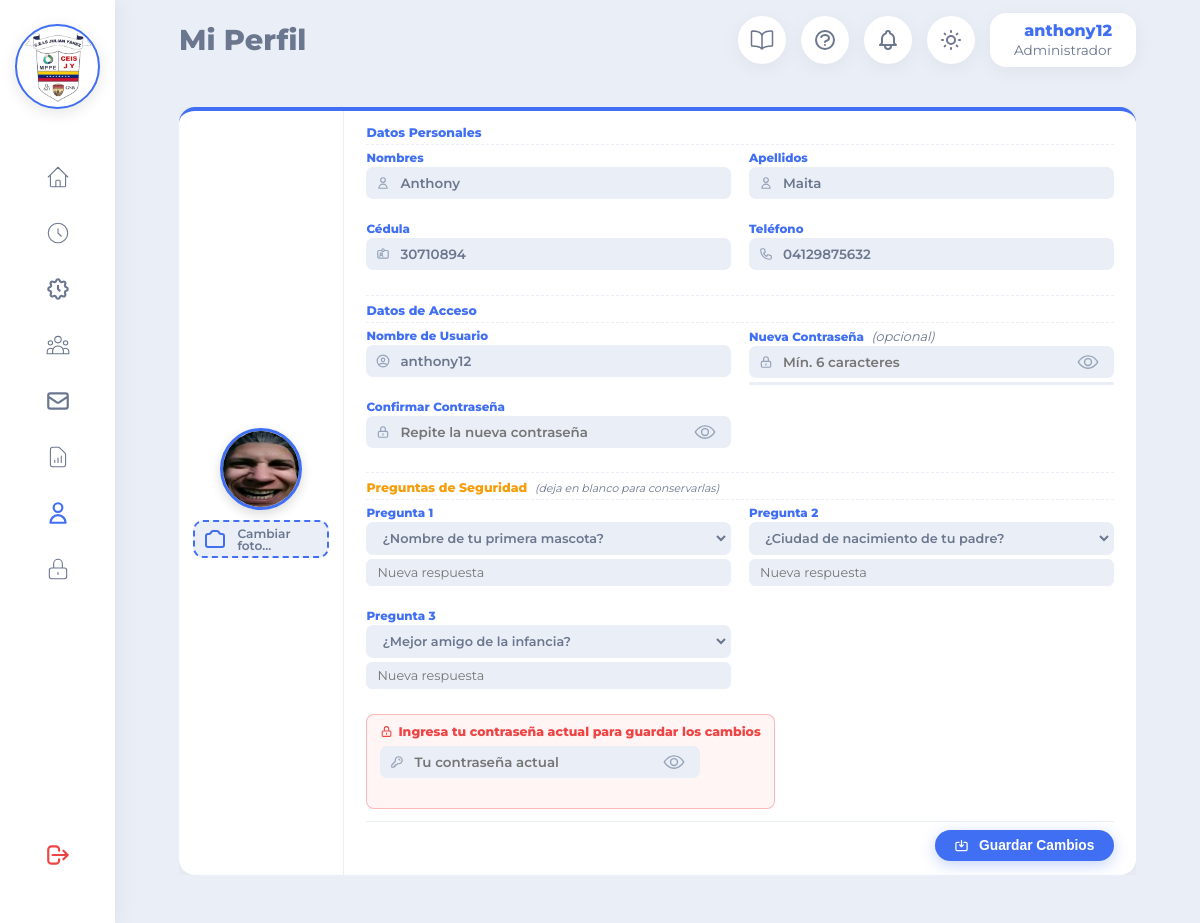
The page /vistas/perfil.php (signed in) on the database its author committed.
### tables this page shows
CREATE TABLE `personal` (
  `id_personal` int(11) NOT NULL AUTO_INCREMENT,
  `cedula` varchar(15) NOT NULL,
  `nombres` varchar(100) NOT NULL,
  `apellidos` varchar(100) NOT NULL,
  `foto_perfil` varchar(255) NOT NULL DEFAULT 'default.png',
  `telefono` varchar(20) NOT NULL,
  `id_cargo` int(11) NOT NULL,
  `id_usuario` int(11) NOT NULL,
  `hora_entrada_personalizada` time DEFAULT NULL,
  `hora_salida_personalizada` time DEFAULT NULL,
  `fecha_ingreso` date DEFAULT curdate(),
  PRIMARY KEY (`id_personal`),
  UNIQUE KEY `cedula_unica` (`cedula`),
  KEY `fk_personal_cargo` (`id_cargo`),
  KEY `fk_personal_usuario` (`id_usuario`),
  CONSTRAINT `fk_personal_cargo` FOREIGN KEY (`id_cargo`) REFERENCES `cargos` (`id_cargo`) ON UPDATE CASCADE,
  CONSTRAINT `fk_personal_usuario` FOREIGN KEY (`id_usuario`) REFERENCES `usuarios` (`id_usuario`) ON DELETE CASCADE ON UPDATE CASCADE
);

CREATE TABLE `usuarios` (
  `id_usuario` int(11) NOT NULL AUTO_INCREMENT,
  `nombre_usuario` varchar(50) NOT NULL,
  `password` varchar(255) NOT NULL,
  `id_rol` int(11) NOT NULL,
  `estado` enum('Activo','Inactivo') DEFAULT 'Activo',
  `pregunta_1` int(11) NOT NULL,
  `respuesta_1` varchar(255) NOT NULL,
  `pregunta_2` int(11) NOT NULL,
  `respuesta_2` varchar(255) NOT NULL,
  `pregunta_3` int(11) NOT NULL,
  `respuesta_3` varchar(255) NOT NULL,
  PRIMARY KEY (`id_usuario`),
  UNIQUE KEY `usuario_unico` (`nombre_usuario`),
  KEY `fk_usuario_rol` (`id_rol`),
  CONSTRAINT `fk_usuario_rol` FOREIGN KEY (`id_rol`) REFERENCES `roles` (`id_rol`) ON UPDATE CASCADE
);

### vistas/perfil.php (the view, shortened to what this page needs)
<?php
require_once '../configuracion/conexion.php';
$id_usuario = $_SESSION['id_usuario'];
$preguntas_seguridad = [
    1 => "¿Nombre de tu primera mascota?",
    2 => "¿Ciudad de nacimiento de tu padre?",
    3 => "¿Mejor amigo de la infancia?",
    4 => "¿Plato de comida favorito?",
    5 => "¿Marca de tu primer vehículo?",
    6 => "¿Nombre de tu escuela primaria?",
    7 => "¿Personaje histórico favorito?",
    8 => "¿Apellido de soltera de tu madre?"
];
try {
    $sql = "SELECT u.nombre_usuario, u.pregunta_1, u.pregunta_2, u.pregunta_3,
                   p.cedula, p.telefono, p.foto_perfil, p.nombres, p.apellidos
            FROM usuarios u
            INNER JOIN personal p ON u.id_usuario = p.id_usuario
            WHERE u.id_usuario = :id";
    $stmt = $conexion->prepare($sql);
    $stmt->execute([':id' => $id_usuario]);
    $datos_usuario = $stmt->fetch(PDO::FETCH_ASSOC);
} catch (PDOException $e) {
    die("Error al cargar los datos.");
}
?>
<!DOCTYPE html>
<html lang="es" data-theme="light">
<head>
    <link rel="stylesheet" href="../recursos/css/principal.css?v=<?php echo time(); ?>">
    <link rel="stylesheet" href="../recursos/css/guia_dinamica.css?v=<?php echo time(); ?>">
</head>
<body>
    <?php $pagina_activa = 'perfil'; require_once 'componentes/sidebar.php'; ?>
    <div class="contenedor-principal">
        <?php $titulo_pagina = 'Mi Perfil'; require_once 'componentes/topbar.php'; ?>
        <main class="contenido-perfil">
            <div class="perfil-panel">
                <form action="../controladores/ControladorEditarPerfil.php" method="POST" enctype="multipart/form-data" class="perfil-form" id="form-perfil" autocomplete="off" novalidate>
                    <aside class="perfil-col-foto">
                        <img
                            src="../recursos/img/perfiles/<?php echo htmlspecialchars($datos_usuario['foto_perfil']); ?>"
                            alt="Foto de perfil"
                            id="vista-previa-foto"
                            class="perfil-avatar">
                        <div class="contenedor-archivo">
                            <label for="perfil_foto" class="btn-subir-archivo perfil-btn-foto">
                                <span id="texto-foto">Cambiar foto...</span>
                            </label>
                        </div>
                    </aside>
                    <div class="perfil-col-campos">
                        <p class="perfil-seccion-titulo">Datos Personales</p>
                        <div class="grid-formulario">
                            <div class="grupo-input">
                                <label>Nombres</label>
                                <div class="input-con-icono">
                                    <svg xmlns="http://www.w3.org/2000/svg" fill="none" viewBox="0 0 24 24" stroke="currentColor"><path stroke-linecap="round" stroke-linejoin="round" stroke-width="2" d="M16 7a4 4 0 11-8 0 4 4 0 018 0zM12 14a7 7 0 00-7 7h14a7 7 0 00-7-7z"/></svg>
                                    <input type="text" name="nombres" id="nombres"
                                           value="<?php echo htmlspecialchars($datos_usuario['nombres']); ?>"
                                           required maxlength="100" autocomplete="off"
                                           oninput="this.value=this.value.replace(/[^a-zA-ZáéíóúÁÉÍÓÚüÜñÑ\s]/g,'')">
                                </div>
                                <span class="perfil-msg-ajax" id="msg_nombres"></span>
                            </div>
                            <div class="grupo-input">
                                <label>Apellidos</label>
                                <div class="input-con-icono">
                                    <svg xmlns="http://www.w3.org/2000/svg" fill="none" viewBox="0 0 24 24" stroke="currentColor"><path stroke-linecap="round" stroke-linejoin="round" stroke-width="2" d="M16 7a4 4 0 11-8 0 4 4 0 018 0zM12 14a7 7 0 00-7 7h14a7 7 0 00-7-7z"/></svg>
                                    <input type="text" name="apellidos" id="apellidos"
                                           value="<?php echo htmlspecialchars($datos_usuario['apellidos']); ?>"
                                           required maxlength="100" autocomplete="off"
                                           oninput="this.value=this.value.replace(/[^a-zA-ZáéíóúÁÉÍÓÚüÜñÑ\s]/g,'')">
                                </div>
                                <span class="perfil-msg-ajax" id="msg_apellidos"></span>
                            </div>
                            <div class="grupo-input">
                                <label>Cédula</label>
                                <div class="input-con-icono">
                                    <input type="text" name="cedula" id="cedula"
                                           value="<?php echo htmlspecialchars($datos_usuario['cedula']); ?>"
                                           maxlength="8" required autocomplete="off"
                                           oninput="this.value=this.value.replace(/[^0-9]/g,'')">
                                </div>
                                <span class="perfil-msg-ajax" id="msg_cedula"></span>
                            </div>
                            <div class="grupo-input">
                                <label>Teléfono</label>
                                <div class="input-con-icono">
                                    <input type="text" name="telefono" id="telefono"
                                           value="<?php echo htmlspecialchars($datos_usuario['telefono']); ?>"
                                           maxlength="11" required autocomplete="off"
                                           oninput="this.value=this.value.replace(/[^0-9]/g,'')">
                                </div>
                                <span class="perfil-msg-ajax" id="msg_telefono"></span>
                            </div>
                        </div>
                        <p class="perfil-seccion-titulo perfil-seccion-sep">Datos de Acceso</p>
                        <div class="grid-formulario">
                            <div class="grupo-input">
                                <label>Nombre de Usuario</label>
                                <div class="input-con-icono">
                                    <svg xmlns="http://www.w3.org/2000/svg" fill="none" viewBox="0 0 24 24" stroke="currentColor"><path stroke-linecap="round" stroke-linejoin="round" stroke-width="2" d="M5.121 17.804A13.937 13.937 0 0112 16c2.5 0 4.847.655 6.879 1.804M15 10a3 3 0 11-6 0 3 3 0 016 0zM12 2a10 10 0 100 20A10 10 0 0012 2z"/></svg>
                                    <input type="text" name="nombre_usuario" id="input_nombre_usuario"
                                           value="<?php echo htmlspecialchars($datos_usuario['nombre_usuario']); ?>"
                                           required maxlength="50" autocomplete="off"
                                           oninput="this.value=this.value.replace(/\s+/g,'').toLowerCase()">
                                </div>
                                <span id="mensaje_usuario_ajax" class="perfil-msg-ajax"></span>
                            </div>
                            <div class="grupo-input">
                                <label>Nueva Contraseña <small class="perfil-label-opcional">(opcional)</small></label>
                                <div class="input-con-icono">
                                    <svg xmlns="http://www.w3.org/2000/svg" fill="none" viewBox="0 0 24 24" stroke="currentColor"><path stroke-linecap="round" stroke-linejoin="round" stroke-width="2" d="M12 15v2m-6 4h12a2 2 0 002-2v-6a2 2 0 00-2-2H6a2 2 0 00-2 2v6a2 2 0 002 2zm10-10V7a4 4 0 00-8 0v4h8z"/></svg>
                                    <input type="password" name="nueva_password" id="nueva_password" placeholder="Mín. 6 caracteres" autocomplete="new-password">
                                    <span class="icono-alternar" onclick="alternarVisibilidad('nueva_password', this)">
                                    </span>
                                </div>
                                <div class="medidor-fuerza-contenedor">
                                    <div class="barra-fuerza" id="barra_fuerza"></div>
                                </div>
                            </div>
                            <div class="grupo-input">
                                <label>Confirmar Contraseña</label>
                                <div class="input-con-icono">
                                    <svg xmlns="http://www.w3.org/2000/svg" fill="none" viewBox="0 0 24 24" stroke="currentColor"><path stroke-linecap="round" stroke-linejoin="round" stroke-width="2" d="M12 15v2m-6 4h12a2 2 0 002-2v-6a2 2 0 00-2-2H6a2 2 0 00-2 2v6a2 2 0 002 2zm10-10V7a4 4 0 00-8 0v4h8z"/></svg>
                                    <input type="password" name="confirmar_password" id="confirmar_password" placeholder="Repite la nueva contraseña" autocomplete="new-password">
                                    <span class="icono-alternar" onclick="alternarVisibilidad('confirmar_password', this)">
                                    </span>
                                </div>
                                <span id="msg_confirmar_pass" class="perfil-msg-ajax"></span>
                            </div>
                        </div>
                        <p class="perfil-seccion-titulo perfil-seccion-sep perfil-seccion-advertencia">
                            Preguntas de Seguridad
                            <small class="perfil-label-opcional">(deja en blanco para conservarlas)</small>
                        </p>
                        <div class="grid-formulario">
                            <?php for ($i = 1; $i <= 3; $i++): ?>
                            <div class="grupo-input">
                                <label>Pregunta <?php echo $i; ?></label>
                                <div class="input-con-icono">
                                    <select name="pregunta_<?php echo $i; ?>" id="perfil_pregunta_<?php echo $i; ?>" class="perfil-select">
                                        <?php foreach ($preguntas_seguridad as $k => $v): ?>
                                            <option value="<?php echo $k; ?>" <?php echo ($datos_usuario['pregunta_'.$i] == $k) ? 'selected' : ''; ?>><?php echo $v; ?></option>
                                        <?php endforeach; ?>
                                    </select>
                                </div>
                                <input type="text" name="respuesta_<?php echo $i; ?>" id="perfil_respuesta_<?php echo $i; ?>" class="perfil-input-respuesta" placeholder="Nueva respuesta" autocomplete="off">
                                <span class="perfil-msg-ajax" id="msg_respuesta_<?php echo $i; ?>"></span>
                            </div>
                            <?php endfor; ?>
                        </div>
                        <div class="perfil-bloque-confirmar">
                            <p class="perfil-confirmar-titulo">
                                <svg xmlns="http://www.w3.org/2000/svg" fill="none" viewBox="0 0 24 24" stroke="currentColor"><path stroke-linecap="round" stroke-linejoin="round" stroke-width="2" d="M12 15v2m-6 4h12a2 2 0 002-2v-6a2 2 0 00-2-2H6a2 2 0 00-2 2v6a2 2 0 002 2zm10-10V7a4 4 0 00-8 0v4h8z"/></svg>
                                Ingresa tu contraseña actual para guardar los cambios
                            </p>
                            <div class="input-con-icono perfil-confirmar-input">
                                <svg xmlns="http://www.w3.org/2000/svg" fill="none" viewBox="0 0 24 24" stroke="currentColor"><path stroke-linecap="round" stroke-linejoin="round" stroke-width="2" d="M15 7a2 2 0 012 2m4 0a6 6 0 01-7.743 5.743L11 17H9v2H7v2H4a1 1 0 01-1-1v-2.586a1 1 0 01.293-.707l5.964-5.964A6 6 0 1121 9z"/></svg>
                                <input type="password" name="password_actual" id="password_actual" placeholder="Tu contraseña actual" autocomplete="new-password" required>
                                <span class="icono-alternar" onclick="alternarVisibilidad('password_actual', this)">
                                </span>
                            </div>
                            <span id="msg_pass_actual" class="perfil-msg-ajax"></span>
                        </div>
                        <div class="botones-accion-formulario">
                            <button type="submit" class="btn-guardar">
                                <svg xmlns="http://www.w3.org/2000/svg" fill="none" viewBox="0 0 24 24" stroke="currentColor"><path stroke-linecap="round" stroke-linejoin="round" stroke-width="2" d="M8 7H5a2 2 0 00-2 2v9a2 2 0 002 2h14a2 2 0 002-2V9a2 2 0 00-2-2h-3m-1 4l-3 3m0 0l-3-3m3 3V4"/></svg>
                                Guardar Cambios
                            </button>
                        </div>
                    </div>
                </form>
            </div>
        </main>
    </div>
</body>
</html>

### rows shown on the page
personal: foto_perfil (picture), nombres "Anthony", apellidos "Maita", cedula "30710894", telefono "04129875632", nombre_usuario "anthony12"
usuarios: pregunta_1 "¿Nombre de tu primera mascota?", pregunta_2 "¿Ciudad de nacimiento de tu padre?", pregunta_3 "¿Mejor amigo de la infancia?"

### other values the page prints
$titulo_pagina "Mi Perfil"
$nombre "anthony12"
$rol "Administrador"
